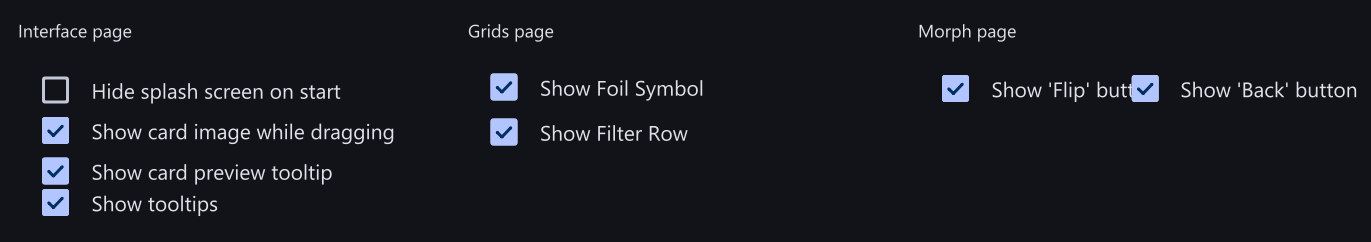
#> input picture docs/ui/looks/neper-dark/checkbox_dialog@1.5x.png, 1371 x 242 px, given in place of checkbox_dialog@1.5x.png.png, which was not available
$ python neper_dark_contrast.py ../docs/ui/looks/neper-dark/checkbox_dialog@1.5x.png
#> lines starting #> are read from the running program, lines starting #| are printed output that depends on the picture; after the words box and inside, x2 and y2 are one past the last pixel; in counts of white or black regions, pixels touching at a corner belong together; pictures that were not available may be replaced by others from this repository, and a replacement may not be noted
"""WCAG check of the Neper dark sheets (round 22).

`python -I scripts/neper_dark_contrast.py [--all] [sheet ...]`   (names under docs/ui/looks/neper-dark/, without .png; none = every 1.0 sheet)

The page is the sheet's corner colour. Per sheet, from the 1.0 PNG:
  boundary : each connected group of non-page pixels (grown 2 px, box >= 20 x 16 px) with a drawn border (two or more sides
             that are 70 % one colour, neither the page nor the fill; the brightest counts) must show it at >= 3 : 1 against the page. Fill-only surfaces
             (bars, rows, panels, selection fills) have no border to judge and are not boundaries;
  text     : ink is whatever departs from its local background (the 9 px median) by more than 1.08 : 1, merged along the row into runs; a run
             7 to 22 px tall and at least 1.5 times as wide as tall is text and needs >= 4.5 : 1 (its core pixel against that background),
             any other ink blob (icon, mark, caret) needs >= 3 : 1; rules (a blob at most 6 px thick and at least 3 times as long: dividers,
             grid and tree lines, which carry no information) and hairlines are not judged.
  frame    : in the group box sheets a horizontal hairline (a run of 60 or more equal pixels, one pixel thick) is the group's frame or a
             row divider and needs >= 3 : 1 against the page (round 24; the boundary test above cannot see it, because the 12 % ink of
             a disabled edge is the very colour of OutlineVariant).
A disabled control is exempt in WCAG. Neper draws one as its ink at 38 % (content) and 12 % (container) over what it sits
on (style.disabled_look), so a run or fill that is exactly that mix of the on-surface inks over its background is skipped and
counted as `disabled`. Exit status is the number of sheets with a FAIL line.
"""
import glob
import os
import sys
import time
import numpy as np
from PIL import Image
from scipy import ndimage

ROOT = os.path.join(os.path.dirname(os.path.abspath(__file__)), "..", "docs", "ui", "looks", "neper-dark")


def lin(c):
    c = c / 255.0
    return np.where(c <= 0.04045, c / 12.92, ((c + 0.055) / 1.055) ** 2.4)


def lum_arr(img):
    l = lin(img.astype(np.float32))
    return 0.2126 * l[..., 0] + 0.7152 * l[..., 1] + 0.0722 * l[..., 2]


def ratio(a, b):
    hi, lo = np.maximum(a, b), np.minimum(a, b)
    return (hi + 0.05) / (lo + 0.05)


def mode(px):
    v, n = np.unique(px.reshape(-1, 3), axis=0, return_counts=True)
    return tuple(int(x) for x in v[n.argmax()])


def line(px):
    """The colour that fills at least 70 % of a side (a drawn border), else None."""
    c = mode(px)
    return c if len(px) and (px == np.array(c)).all(axis=1).mean() >= 0.7 else None


def hx(c):
    return "#%02X%02X%02X" % tuple(int(x) for x in c)


def one_lum(c):
    return float(lum_arr(np.array([[c]], dtype=np.uint8))[0, 0])


INKS = [(225, 226, 233), (196, 198, 213), (141, 144, 158)]


def disabled(c, bg, alpha):
    return any(max(abs(c[k] - (bg[k] + alpha * (i[k] - bg[k]))) for k in range(3)) <= 6 for i in INKS)


def groups(img, page):
    m = np.abs(img.astype(int) - np.array(page)).max(axis=2) > 6
    lab, _ = ndimage.label(ndimage.binary_dilation(m, structure=np.ones((3, 3), bool), iterations=2), structure=np.ones((3, 3), bool))
    for ys, xs in ndimage.find_objects(lab):
        yy, xx = np.where(m[ys, xs])
        if len(yy) >= 30:
            yield xs.start + xx.min(), ys.start + yy.min(), xs.start + xx.max(), ys.start + yy.max()


# Windows-only pixel replicas that the harness also renders under Neper dark (baked Windows tiles, light hot key cell): no Neper control.
SKIP = ("native_dark", "title_bar")


def hairlines(img, page, lp):
    fails = []
    for y in range(1, img.shape[0] - 1):
        x = 0
        while x < img.shape[1]:
            c = tuple(int(v) for v in img[y, x])
            e = x
            while e < img.shape[1] and tuple(int(v) for v in img[y, e]) == c:
                e += 1
            if e - x >= 60 and c != page and not (img[y - 1, x:e] == img[y, x:e]).all() and not (img[y + 1, x:e] == img[y, x:e]).all():
                r = float(ratio(one_lum(c), lp))
                if 1.15 < r < 3.0 and not disabled(c, page, 0.12):
                    fails.append("frame (%d,%d) %d px wide %s on page %s %.2f:1 < 3" % (x, y, e - x, hx(c), hx(page), r))
            x = e
    return fails


def check(name):
    img = np.array(Image.open(os.path.join(ROOT, name + ".png")).convert("RGB"))
    page = tuple(int(v) for v in img[0, 0])
#> page = (18, 19, 24)
    lp = one_lum(page)
#> in lin, `c = c / 255.0`: c = [[0.0706, 0.0745, 0.0941]]
#> in lum_arr, `l = lin(img.astype(np.float32))`: l = [[0.00605, 0.00651, 0.00913]]
#> lp = 0.0066
    fails = hairlines(img, page, lp) if name.startswith("group_box") else []
#> fails = []
    lum = lum_arr(img)
#> in lin (call 2), `return np.where(c <= 0.04045, c / 12.92, ((c + 0.055) / 1.055) ** 2.4)`:
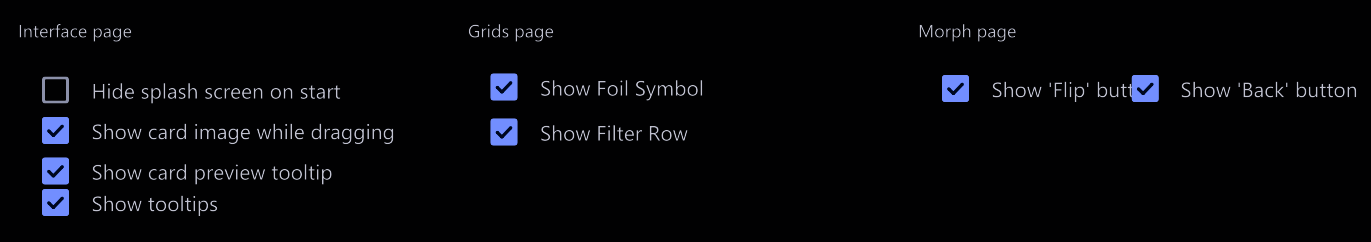
#> returned value: shape (242, 1371, 3) float32; mean of channels 0, 1, 2 0.0247, 0.027, 0.0367; drawn as R, G, B
    bgc = np.stack([ndimage.median_filter(img[..., k], size=9) for k in range(3)], axis=2)
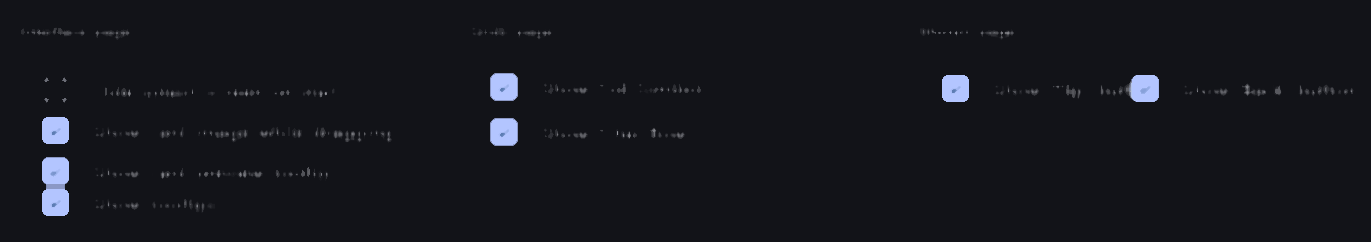
#> bgc: shape (242, 1371, 3); mean R, G, B 21, 22.3, 28.1
    bg = lum_arr(bgc)
#> in lin (call 3), `return np.where(c <= 0.04045, c / 12.92, ((c + 0.055) / 1.055) ** 2.4)`:
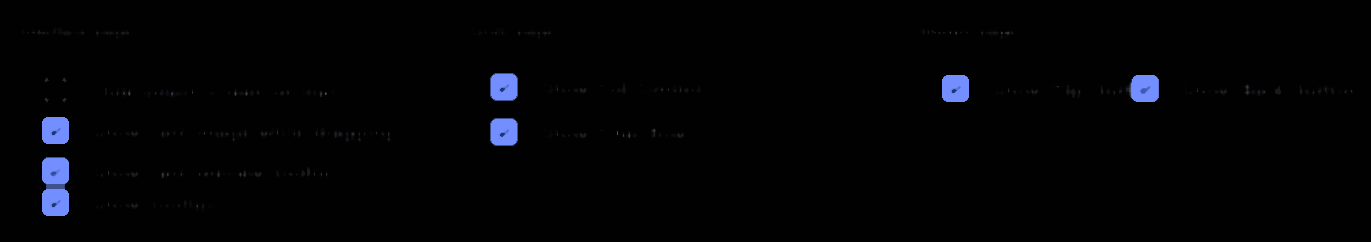
#> returned value: shape (242, 1371, 3) float32; mean of channels 0, 1, 2 0.0132, 0.0152, 0.0245; drawn as R, G, B
    ink = ratio(lum, bg) > 1.08
#> in ratio, `return (hi + 0.05) / (lo + 0.05)`:
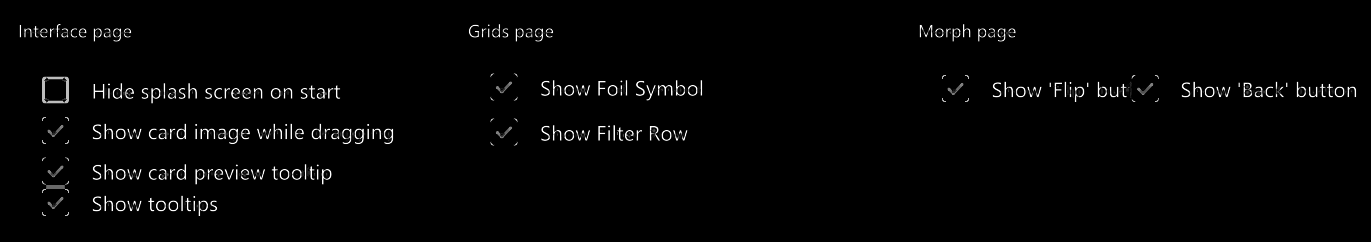
#> returned value: shape (242, 1371) float32; min 1, max 14.36, mean 1.23; drawn with min black and max white
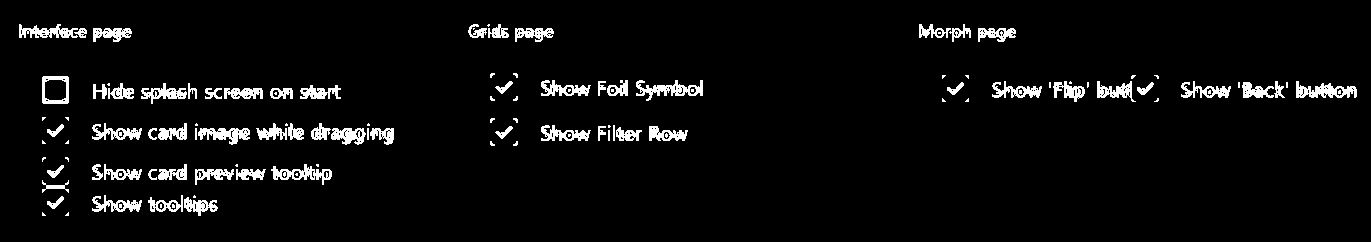
#> ink: shape (242, 1371) bool; 4.7% white; 115 white regions (51 under 20 px), largest, box (x1, y1, x2, y2) and area: (636, 80, 703, 101) 581, (1296, 81, 1357, 98) 567, (271, 164, 332, 185) 504
    cr = ratio(lum, bg)
    runs, _ = ndimage.label(ndimage.binary_dilation(ink, structure=np.ones((1, 3), bool), iterations=2), structure=np.ones((3, 3), bool))
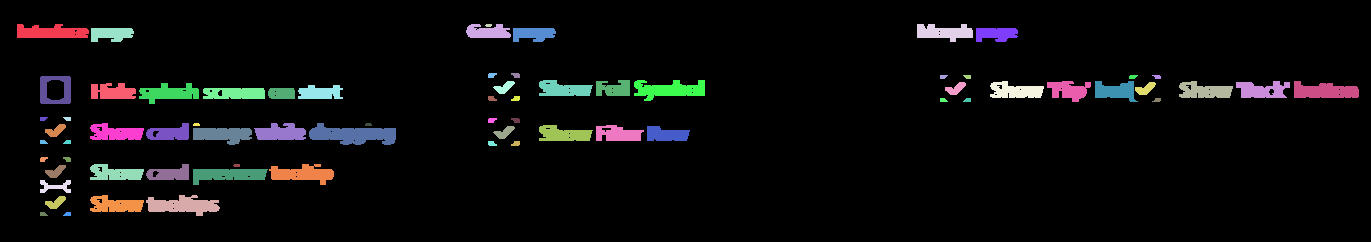
#> runs: shape (242, 1371) int32; 71 distinct labels, from 0 to 70; one colour per label, 0 black
    found = []  # (x, y, w, h, kind, core, need, disabled, colour, bgcolour)
    for sl in ndimage.find_objects(runs):
        ys, xs = sl
        h, w = ys.stop - ys.start, xs.stop - xs.start
        sel = ink[sl]
        if sel.sum() < 6 or min(h, w) < 5:  # slivers are antialiasing, shadow and hairline edges
            continue
        near = bg[max(ys.start - 2, 0):ys.stop + 2, max(xs.start - 2, 0):xs.stop + 2]
        if ratio(near.max(), near.min()) > 1.12:
            continue
        i = np.unravel_index(np.where(sel, cr[sl], 0).argmax(), sel.shape)
        if min(h, w) <= 6 and max(h, w) >= 3 * min(h, w) and not (h >= 7 and w > h):
            continue
        y, x = ys.start + i[0], xs.start + i[1]
        text = 7 <= h <= 22 and w >= 1.5 * h and sel.sum() >= 12
        found.append((xs.start, ys.start, w, h, "text" if text else "glyph", float(cr[y, x]), 4.5 if text else 3.0,
                      disabled(img[y, x].astype(float), bgc[y, x].astype(float), 0.38), img[y, x], bgc[y, x]))
#> this loop made 70 passes
#> (h, w, hi in ratio, lo in ratio) on passes 1, 2, 4, 5, 6, 7, 8, 9, 14, 15, 16, 17: (14, 72, 0.105, 0.0066), (14, 45, 0.1, 0.0066), (18, 56, 0.228, 0.0066), (14, 43, 0.123, 0.0066), (14, 43, 0.16, 0.0066), (14, 42, 0.22, 0.0066), (5, 9, 0.567, 0.0066), (5, 9, 0.567, 0.0066), (28, 31, 0.154, 0.0066), (16, 54, 0.189, 0.0066), (16, 34, 0.0828, 0.0066), (21, 71, 0.169, 0.0066)
#> (h, w) on passes 3, 10, 11, 12, 13, 34: (3, 7), (4, 8), (4, 8), (4, 9), (4, 9), (4, 8)
#> after the loop, found = []
    for x0, y0, x1, y1 in groups(img, page):
        if x1 - x0 < 20 or y1 - y0 < 16:
            continue
        face = mode(img[y0 + 1:y1, x0 + 1:x1])
        sides = [line(img[y0, x0 + 3:x1 - 2]), line(img[y1, x0 + 3:x1 - 2]), line(img[y0 + 3:y1 - 2, x0]), line(img[y0 + 3:y1 - 2, x1])]
        sides = [c for c in sides if c is not None and c not in (page, face) and not disabled(c, page, 0.12)]
        if len(sides) < 2:  # one stray side is a caret or a divider, not a frame
            continue
        edge = max(sides, key=lambda c: one_lum(c))
        r = float(ratio(one_lum(edge), lp))
        if r < 1.6:  # a tint of the page (state layer, disabled edge), not a border
            continue
        inside = [f for f in found if x0 <= f[0] <= x1 and y0 <= f[1] <= y1]
        if r < 3.0 and not (inside and all(f[7] for f in inside)):
            fails.append("boundary (%d,%d) %dx%d %s on page %s %.2f:1 < 3" % (x0, y0, x1 - x0 + 1, y1 - y0 + 1, hx(edge), hx(page), r))
#> this loop made 40 passes
#> (x0, y0, x1, y1) on passes 1, 2, 4, 5, 6, 11, 12, 19, 21, 22, 23, 31: (19, 23, 86, 37), (468, 24, 508, 37), (93, 28, 131, 41), (515, 28, 553, 41), (978, 28, 1015, 41), (541, 80, 590, 95), (598, 80, 627, 95), (93, 83, 133, 98), (300, 85, 340, 98), (205, 87, 262, 98), (270, 88, 292, 98), (541, 125, 590, 140)
#> (x0, y0, x1, y1) on passes 14, 16, 17, 26, 28, 39: (992, 81, 1041, 97), (1181, 81, 1230, 97), (1238, 81, 1287, 97), (92, 123, 141, 139), (195, 123, 249, 144), (92, 195, 141, 211)
    for x, y, w, h, kind, core, need, dis, c, bgcol in found:
        if core < need and not dis:
            fails.append("%s (%d,%d) %dx%d %s on %s %.2f:1 < %.1f" % (kind, x, y, w, h, hx(c), hx(bgcol), core, need))
#> this loop made 0 passes
    return fails


def main():
    names = [a for a in sys.argv[1:] if not a.startswith("--")]
    if not names:
        names = sorted(os.path.basename(f)[:-4] for f in glob.glob(os.path.join(ROOT, "*.png")) if "@" not in f and "-vs-" not in f and not os.path.basename(f).startswith(SKIP))
    bad = 0
    for n in names:
        for _ in range(5):  # a busy machine can refuse a small array; ask again
            try:
                f = check(n)
#> f = []
                break
            except MemoryError:
                time.sleep(1)
        print("%s: %s" % (n, "ok" if not f else "%d FAIL" % len(f)))
#| ../docs/ui/looks/neper-dark/checkbox_dialog@1.5x.png: ok
        for line in f:
            print("  FAIL " + line)
        bad += bool(f)
#> bad = 0
    print("%d of %d sheets with FAIL lines" % (bad, len(names)))
#| 0 of 1 sheets with FAIL lines
    sys.exit(bad)
#> (the program exits here)

$ run again, on docs/ui/looks/neper-dark/data_grid_shortcuts_hover.png
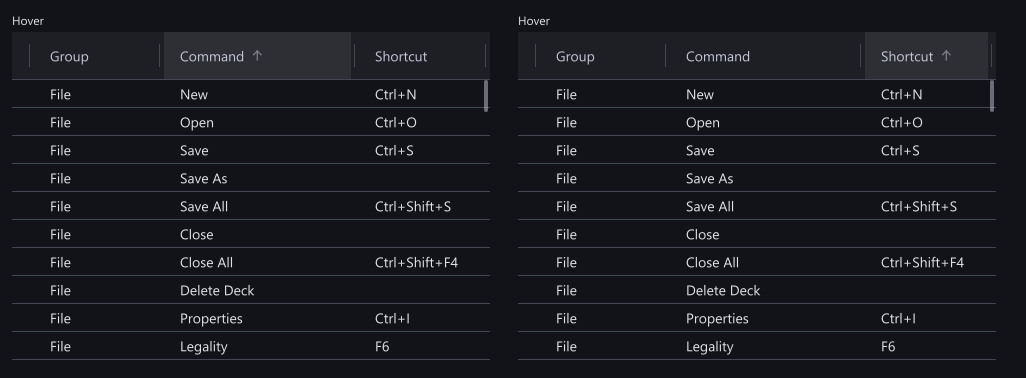
#> input picture docs/ui/looks/neper-dark/data_grid_shortcuts_hover.png, 1026 x 378 px, given in place of data_grid_shortcuts_hover.png.png, which was not available
#> page = (18, 19, 24)
#> in lin, `c = c / 255.0`: c = [[0.0706, 0.0745, 0.0941]]
#> l = [[0.00605, 0.00651, 0.00913]]
#> lp = 0.0066
#> fails = []
#> in check, `ink = ratio(lum, bg) > 1.08`:
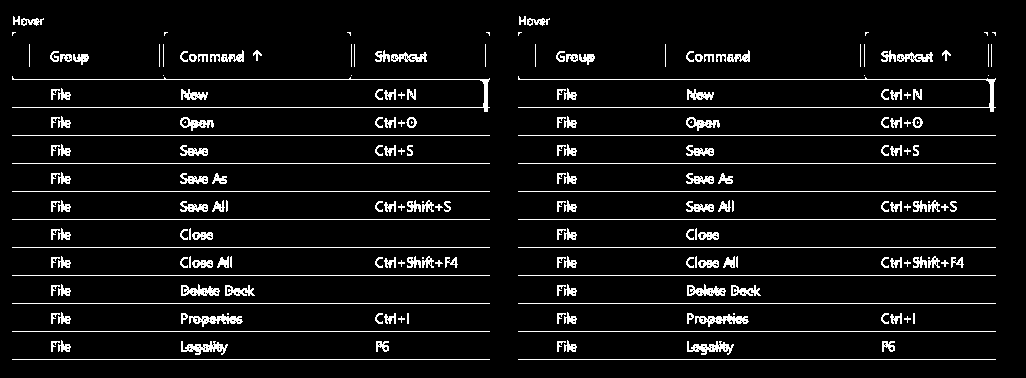
#> ink: shape (378, 1026) bool; 6.3% white in thin lines or dots, all inside (x1, y1, x2, y2) = (12, 16, 996, 360)
#> in check, `runs, _ = ndimage.label(ndimage.binary_dilation(ink, structure=np.ones..`:
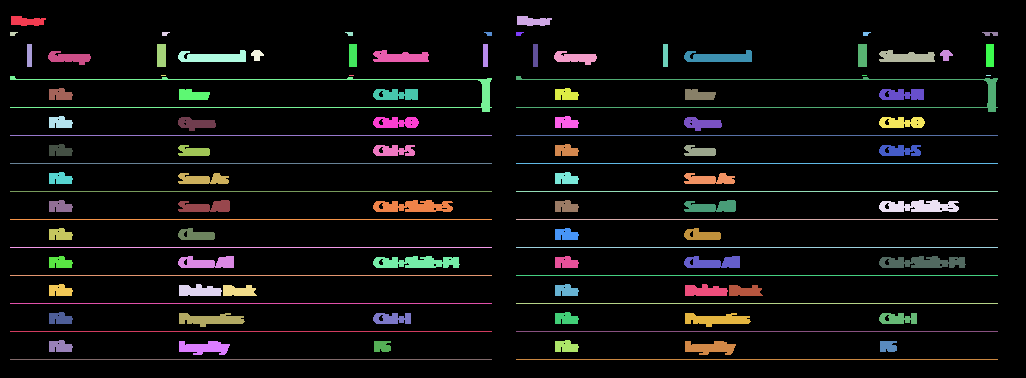
#> runs: shape (378, 1026) int32; 106 distinct labels, from 0 to 105; one colour per label, 0 black
#> the loop in check, `for sl in ndimage.find_objects(runs):` made 105 passes
#> (h, w, hi in ratio, lo in ratio) on passes 1, 2, 11, 12, 16, 17, 18, 20: (10, 35, 0.0286, 0.0066), (10, 35, 0.0286, 0.0066), (23, 9, 0.0286, 0.0138), (23, 8, 0.0286, 0.0138), (23, 9, 0.0286, 0.0138), (23, 8, 0.0286, 0.0138), (12, 68, 0.0985, 0.0286), (12, 56, 0.123, 0.0138)
#> after the loop in check, `for sl in ndimage.find_objects(runs):`: found = [(251, 50, 13, 11, 'glyph', 3.13, 3, False, [120, 122, 132], [46, 47, 52]), (940, 50, 13, 11, 'glyph', 3.13, 3, False, [120, 122, 132], [46, 47, 52])]
#> the loop in check, `for x0, y0, x1, y1 in groups(img, page):` made 72 passes
#> (x0, y0, x1, y1) on passes 1, 2, 5, 6, 7, 8, 9, 10: (13, 16, 43, 25), (519, 16, 549, 25), (51, 88, 70, 99), (375, 88, 415, 99), (557, 88, 576, 99), (881, 88, 921, 99), (181, 89, 207, 99), (687, 89, 713, 99)
#> the loop in check, `for x, y, w, h, kind, core, need, dis, c, bgcol in found:` made 2 passes
#> (x, y, w, h, kind, core, need, dis) on passes 1 to 2: (251, 50, 13, 11, 'glyph', 3.13, 3, False), (940, 50, 13, 11, 'glyph', 3.13, 3, False)
#> f = []
#| ../docs/ui/looks/neper-dark/data_grid_shortcuts_hover.png: ok
#> bad = 0
#| 0 of 1 sheets with FAIL lines
